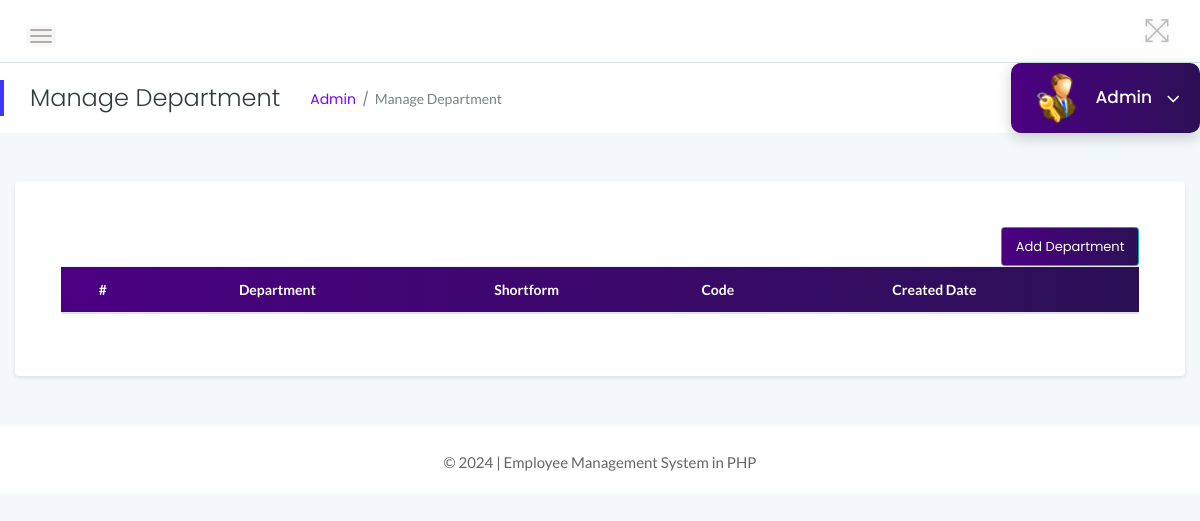
The app's page /admin/department.php (signed in), older data.
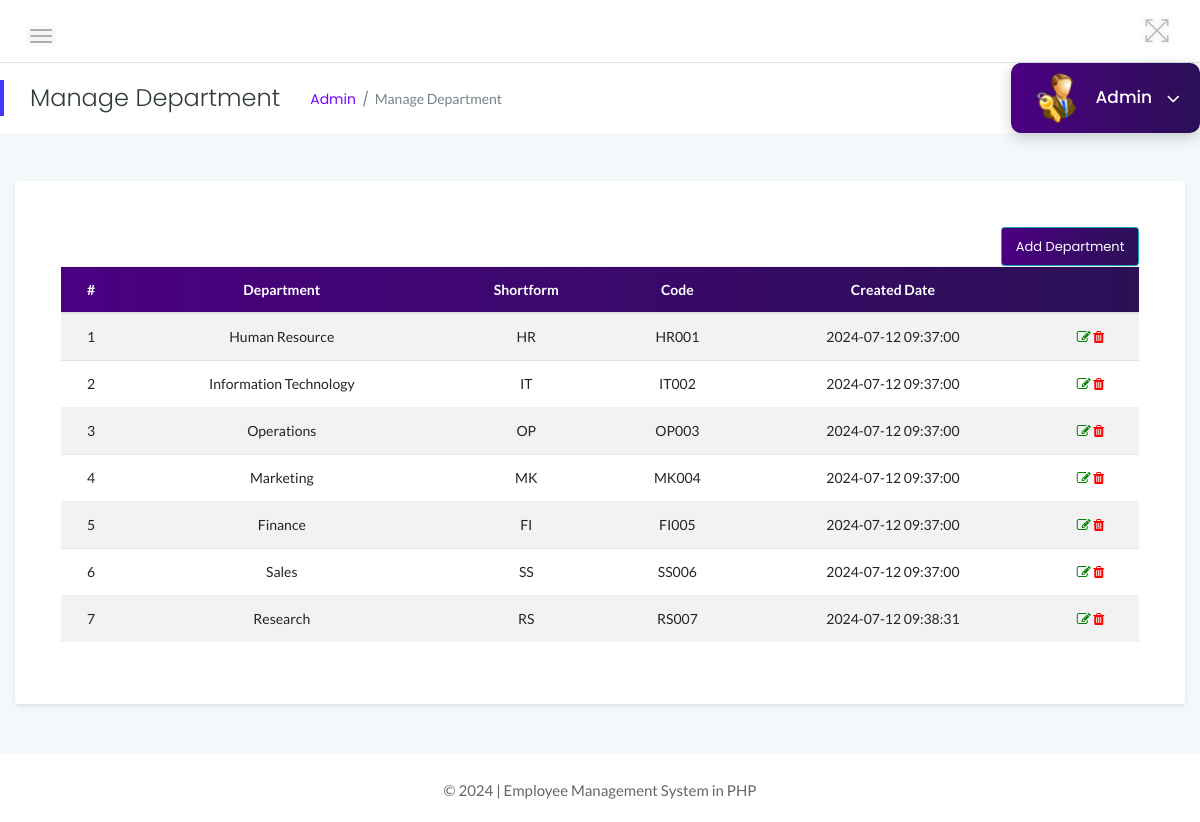
The same page, newer data.
### tables this page shows
CREATE TABLE `departments` (
  `id` int(11) NOT NULL,
  `Name` varchar(150) DEFAULT NULL,
  `ShortName` varchar(100) NOT NULL,
  `Code` varchar(50) DEFAULT NULL,
  `CreationDate` timestamp NULL DEFAULT current_timestamp()
);

### admin/department.php (the view, shortened to what this page needs)
<?php
include('../includes/db_connection.php');
?>
<!DOCTYPE html>
<html lang="en">
<head>
    <link rel="stylesheet" href="../assets/css/bootstrap.min.css">
    <link rel="stylesheet" href="../assets/css/font-awesome.min.css">
    <link rel="stylesheet" href="../assets/css/themify-icons.css">
    <link rel="stylesheet" href="../assets/css/metisMenu.css">
    <link rel="stylesheet" href="../assets/css/owl.carousel.min.css">
    <link rel="stylesheet" href="../assets/css/slicknav.min.css">
    <link rel="stylesheet" href="https://www.amcharts.com/lib/3/plugins/export/export.css" type="text/css" media="all" />
    <link rel="stylesheet" type="text/css" href="https://cdn.datatables.net/1.10.19/css/jquery.dataTables.css">
    <link rel="stylesheet" type="text/css" href="https://cdn.datatables.net/1.10.18/css/dataTables.bootstrap4.min.css">
    <link rel="stylesheet" type="text/css" href="https://cdn.datatables.net/responsive/2.2.3/css/responsive.bootstrap.min.css">
    <link rel="stylesheet" type="text/css" href="https://cdn.datatables.net/responsive/2.2.3/css/responsive.jqueryui.min.css">
    <link rel="stylesheet" href="../assets/css/typography.css">
    <link rel="stylesheet" href="../assets/css/default-css.css">
    <link rel="stylesheet" href="../assets/css/styles.css">
    <link rel="stylesheet" href="../assets/css/responsive.css">
</head>
<body>
    <div class="page-container">
        <div class="main-content">
            <?php include '../admin/layout/header.php'; ?>
            <div class="main-content-inner">
                <div class="row">
                    <div class="col-12 mt-5">
                        <div class="card">
                            <div class="card-body">
                                <div class="data-tables datatable-dark">
                                    <div style="display: flex; justify-content: flex-end;">
                                        <a href="create_department.php" class="btn btn-sm btn-info">Add Department</a>
                                    </div>
                                    <table id="dataTable3" class="table table-hover table-striped text-center">
                                        <thead class="text-capitalize">
                                            <tr>
                                                <th>#</th>
                                                <th>Department</th>
                                                <th>Shortform</th>
                                                <th>Code</th>
                                                <th>Created Date</th>
                                                <th></th>
                                            </tr>
                                        </thead>
                                        <tbody>
                                            <?php
                                            $sql = "SELECT * FROM departments";
                                            $query = $dbh->prepare($sql);
                                            $query->execute();
                                            $results = $query->fetchAll(PDO::FETCH_OBJ);
                                            $cnt = 1;
                                            if ($query->rowCount() > 0) {
                                                foreach ($results as $result) {
                                            ?>
                                                    <tr>
                                                        <td><?php echo htmlentities($cnt); ?></td>
                                                        <td><?php echo htmlentities($result->Name); ?></td>
                                                        <td><?php echo htmlentities($result->ShortName); ?></td>
                                                        <td><?php echo htmlentities($result->Code); ?></td>
                                                        <td><?php echo htmlentities($result->CreationDate); ?></td>
                                                        <td>
                                                            <a href="edit-department.php?deptid=<?php echo htmlentities($result->id); ?>"><i class="fa fa-edit" style="color:green"></i></a>
                                                            <a href="department.php?del=<?php echo htmlentities($result->id); ?>" onclick="return confirm('Do you want to delete');"><i class="fa fa-trash" style="color:red"></i></a>
                                                        </td>
                                                    </tr>
                                            <?php $cnt++;
                                                }
                                            } ?>
                                        </tbody>
                                    </table>
                                </div>
                            </div>
                        </div>
                    </div>
                </div>
            </div>
            <?php include '../admin/layout/footer.php'; ?>
        </div>
    </div>
</body>
</html>

Row changes from the older to the newer data that the page shows:
added departments: Name "Human Resource", ShortName "HR", Code "HR001", CreationDate "2024-07-12 09:37:00"
added departments: Name "Information Technology", ShortName "IT", Code "IT002", CreationDate "2024-07-12 09:37:00"
added departments: Name "Operations", ShortName "OP", Code "OP003", CreationDate "2024-07-12 09:37:00"
added departments: Name "Marketing", ShortName "MK", Code "MK004", CreationDate "2024-07-12 09:37:00"
added departments: Name "Finance", ShortName "FI", Code "FI005", CreationDate "2024-07-12 09:37:00"
added departments: Name "Sales", ShortName "SS", Code "SS006", CreationDate "2024-07-12 09:37:00"
added departments: Name "Research", ShortName "RS", Code "RS007", CreationDate "2024-07-12 09:38:31"
